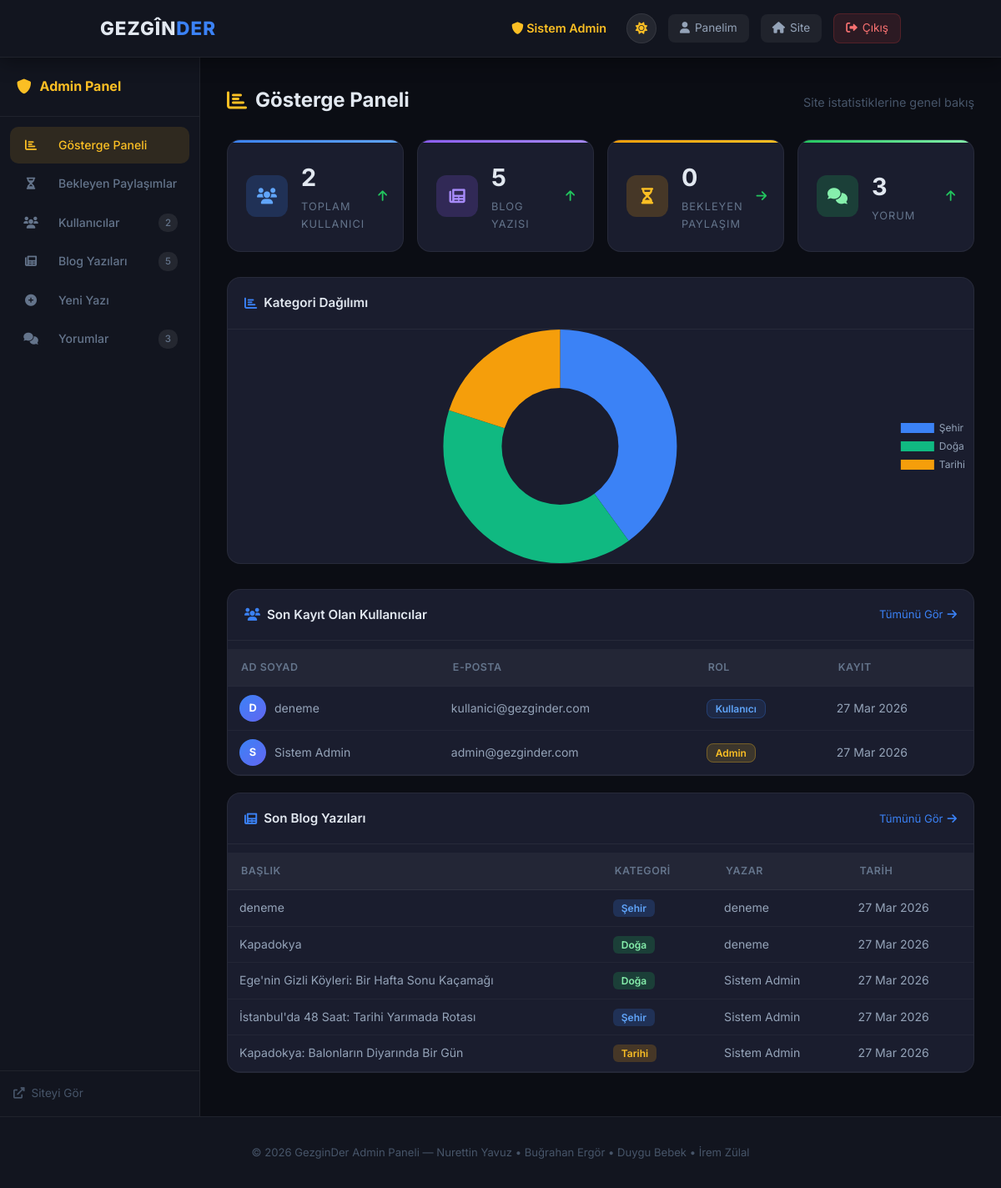
/admin.php (signed in), run on the app's committed database.
### tables this page shows
CREATE TABLE users (
        id INTEGER PRIMARY KEY AUTOINCREMENT,
        full_name TEXT NOT NULL,
        email TEXT UNIQUE NOT NULL,
        password_hash TEXT NOT NULL,
        role TEXT NOT NULL DEFAULT "user",
        avatar TEXT DEFAULT NULL,
        bio TEXT DEFAULT NULL,
        created_at TEXT NOT NULL
    , remember_token TEXT DEFAULT NULL);

CREATE TABLE blog_posts (
        id INTEGER PRIMARY KEY AUTOINCREMENT,
        title TEXT NOT NULL,
        slug TEXT UNIQUE NOT NULL,
        content TEXT NOT NULL,
        image_url TEXT DEFAULT NULL,
        category TEXT NOT NULL DEFAULT "genel",
        author_id INTEGER NOT NULL,
        views INTEGER DEFAULT 0,
        created_at TEXT NOT NULL,
        updated_at TEXT NOT NULL
    , status TEXT NOT NULL DEFAULT "approved", destination TEXT DEFAULT NULL, highlights TEXT DEFAULT NULL, season TEXT DEFAULT NULL, duration TEXT DEFAULT NULL, budget TEXT DEFAULT NULL);

### config.php (called while the page is built, shortened)
<?php
function currentUser(): ?array
{
    return $_SESSION['user'] ?? null;
}

### admin.php (the view, shortened to what this page needs)
<?php
require_once __DIR__ . '/config.php';
$pdo  = db();
$user = currentUser();
$tab     = $_GET['tab'] ?? 'dashboard';
$users    = $pdo->query('SELECT id, full_name, email, role, created_at FROM users ORDER BY id DESC')->fetchAll();
$posts    = $pdo->query('SELECT p.*, u.full_name as author FROM blog_posts p LEFT JOIN users u ON u.id=p.author_id WHERE p.status="approved" ORDER BY p.created_at DESC')->fetchAll();
$pendingPosts = $pdo->query('SELECT p.*, u.full_name as author FROM blog_posts p LEFT JOIN users u ON u.id=p.author_id WHERE p.status="pending" ORDER BY p.created_at DESC')->fetchAll();
$comments = $pdo->query('SELECT c.*, b.title as post_title, u.full_name as user_name FROM comments c LEFT JOIN blog_posts b ON b.id=c.post_id LEFT JOIN users u ON u.id=c.user_id ORDER BY c.created_at DESC')->fetchAll();
$totalUsers    = count($users);
$totalPosts    = count($posts);
$totalPending  = count($pendingPosts);
$totalComments = count($comments);
$categories = ['sehir'=>'Şehir','ulke'=>'Ülke','doga'=>'Doğa','tarih'=>'Tarihi','genel'=>'Genel'];
$catStats = [];
foreach ($posts as $p) {
    $c = $categories[$p['category']] ?? $p['category'];
    $catStats[$c] = ($catStats[$c] ?? 0) + 1;
}
$chartLabels = json_encode(array_keys($catStats));
$chartData = json_encode(array_values($catStats));
?>
<!DOCTYPE html>
<html lang="tr" data-theme="dark">
<head>
    <link rel="stylesheet" href="style.css">
    <link rel="stylesheet" href="https://cdnjs.cloudflare.com/ajax/libs/font-awesome/6.0.0/css/all.min.css">
</head>
<body class="admin-body">
    <header class="site-header admin-header">
        <nav class="navbar">
            <a href="index.php" class="logo">GEZGÎN<span>DER</span></a>
            <div class="admin-header-right">
                <span class="admin-welcome"><i class="fas fa-shield-alt"></i> <?= htmlspecialchars($user['full_name'], ENT_QUOTES) ?></span>
                <button class="theme-toggle" onclick="toggleTheme()" title="Temayı değiştir"><i class="fas fa-sun" id="theme-icon"></i></button>
                <a href="dashboard.php" class="btn-nav-sm"><i class="fas fa-user"></i> Panelim</a>
                <a href="index.php" class="btn-nav-sm"><i class="fas fa-home"></i> Site</a>
                <a href="#" class="btn-nav-sm btn-logout-sm" onclick="openLogoutModal(event)"><i class="fas fa-sign-out-alt"></i> Çıkış</a>
            </div>
        </nav>
    </header>
    <div class="admin-layout">
        <aside class="admin-sidebar">
            <div class="admin-brand">
                <i class="fas fa-shield-alt"></i>
                <span>Admin Panel</span>
            </div>
            <nav class="admin-nav">
                <a href="?tab=dashboard" class="admin-nav-item <?= $tab === 'dashboard' ? 'active' : '' ?>">
                    <i class="fas fa-chart-bar"></i> Gösterge Paneli
                </a>
                <a href="?tab=pending" class="admin-nav-item <?= $tab === 'pending' ? 'active' : '' ?>">
                    <i class="fas fa-hourglass-half"></i> Bekleyen Paylaşımlar
                </a>
                <a href="?tab=users" class="admin-nav-item <?= $tab === 'users' ? 'active' : '' ?>">
                    <i class="fas fa-users"></i> Kullanıcılar
                    <span class="admin-nav-count"><?= $totalUsers ?></span>
                </a>
                <a href="?tab=posts" class="admin-nav-item <?= $tab === 'posts' ? 'active' : '' ?>">
                    <i class="fas fa-newspaper"></i> Blog Yazıları
                    <span class="admin-nav-count"><?= $totalPosts ?></span>
                </a>
                <a href="?tab=add_post" class="admin-nav-item <?= $tab === 'add_post' ? 'active' : '' ?>">
                    <i class="fas fa-plus-circle"></i> Yeni Yazı
                </a>
                <a href="?tab=comments" class="admin-nav-item <?= $tab === 'comments' ? 'active' : '' ?>">
                    <i class="fas fa-comments"></i> Yorumlar
                    <span class="admin-nav-count"><?= $totalComments ?></span>
                </a>
            </nav>
            <div class="admin-sidebar-footer">
                <a href="index.php" class="admin-site-link"><i class="fas fa-external-link-alt"></i> Siteyi Gör</a>
            </div>
        </aside>
        <main class="admin-main">
            <?php if ($tab === 'dashboard'): ?>
                <div class="admin-page-header">
                    <h1><i class="fas fa-chart-bar"></i> Gösterge Paneli</h1>
                    <p>Site istatistiklerine genel bakış</p>
                </div>
                <div class="admin-stats-grid">
                    <div class="admin-stat-card stat-blue">
                        <div class="stat-icon"><i class="fas fa-users"></i></div>
                        <div class="stat-body"><span class="stat-num"><?= $totalUsers ?></span><span class="stat-label">Toplam Kullanıcı</span></div>
                        <div class="stat-trend"><i class="fas fa-arrow-up"></i></div>
                    </div>
                    <div class="admin-stat-card stat-purple">
                        <div class="stat-icon"><i class="fas fa-newspaper"></i></div>
                        <div class="stat-body"><span class="stat-num"><?= $totalPosts ?></span><span class="stat-label">Blog Yazısı</span></div>
                        <div class="stat-trend"><i class="fas fa-arrow-up"></i></div>
                    </div>
                    <div class="admin-stat-card stat-orange" style="cursor:pointer" onclick="location.href='?tab=pending'">
                        <div class="stat-icon"><i class="fas fa-hourglass-half"></i></div>
                        <div class="stat-body"><span class="stat-num"><?= $totalPending ?></span><span class="stat-label">Bekleyen Paylaşım</span></div>
                        <div class="stat-trend"><i class="fas fa-arrow-right"></i></div>
                    </div>
                    <div class="admin-stat-card stat-green">
                        <div class="stat-icon"><i class="fas fa-comments"></i></div>
                        <div class="stat-body"><span class="stat-num"><?= $totalComments ?></span><span class="stat-label">Yorum</span></div>
                        <div class="stat-trend"><i class="fas fa-arrow-up"></i></div>
                    </div>
                </div>
                <div class="admin-widget" style="margin-bottom: 30px;">
                    <div class="admin-widget-header">
                        <h3><i class="fas fa-chart-bar"></i> Kategori Dağılımı</h3>
                    </div>
                    <div style="height: 280px; display:flex; justify-content:center;">
                        <canvas id="categoryChart"></canvas>
                    </div>
                </div>
                <div class="admin-widget">
                    <div class="admin-widget-header">
                        <h3><i class="fas fa-users"></i> Son Kayıt Olan Kullanıcılar</h3>
                        <a href="?tab=users" class="admin-widget-link">Tümünü Gör <i class="fas fa-arrow-right"></i></a>
                    </div>
                    <table class="admin-table">
                        <thead><tr><th>Ad Soyad</th><th>E-posta</th><th>Rol</th><th>Kayıt</th></tr></thead>
                        <tbody>
                            <?php foreach (array_slice($users, 0, 5) as $u): ?>
                                <tr>
                                    <td>
                                        <div class="admin-user-mini">
                                            <div class="admin-mini-avatar"><?= mb_strtoupper(mb_substr($u['full_name'], 0, 1)) ?></div>
                                            <?= htmlspecialchars($u['full_name'], ENT_QUOTES) ?>
                                        </div>
                                    </td>
                                    <td><?= htmlspecialchars($u['email'], ENT_QUOTES) ?></td>
                                    <td><span class="role-badge role-<?= $u['role'] ?>"><?= $u['role'] === 'admin' ? 'Admin' : 'Kullanıcı' ?></span></td>
                                    <td><?= date('d M Y', strtotime($u['created_at'])) ?></td>
                                </tr>
                            <?php endforeach; ?>
                        </tbody>
                    </table>
                </div>
                <div class="admin-widget">
                    <div class="admin-widget-header">
                        <h3><i class="fas fa-newspaper"></i> Son Blog Yazıları</h3>
                        <a href="?tab=posts" class="admin-widget-link">Tümünü Gör <i class="fas fa-arrow-right"></i></a>
                    </div>
                    <table class="admin-table">
                        <thead><tr><th>Başlık</th><th>Kategori</th><th>Yazar</th><th>Tarih</th></tr></thead>
                        <tbody>
                            <?php foreach (array_slice($posts, 0, 5) as $p): ?>
                                <tr>
                                    <td><?= htmlspecialchars($p['title'], ENT_QUOTES) ?></td>
                                    <td><span class="cat-tag cat-<?= $p['category'] ?>"><?= $categories[$p['category']] ?? $p['category'] ?></span></td>
                                    <td><?= htmlspecialchars($p['author'] ?? '-', ENT_QUOTES) ?></td>
                                    <td><?= date('d M Y', strtotime($p['created_at'])) ?></td>
                                </tr>
                            <?php endforeach; ?>
                        </tbody>
                    </table>
                </div>
            <?php endif; ?>
        </main>
    </div>
    <footer class="credits-footer admin-footer">
        <p>© 2026 GezginDer Admin Paneli — Nurettin Yavuz • Buğrahan Ergör • Duygu Bebek • İrem Zülal</p>
    </footer>
    <script>
    document.addEventListener('DOMContentLoaded', function() {
        var ctx = document.getElementById('categoryChart');
        if (ctx) {
            new Chart(ctx, {
                type: 'doughnut',
                data: {
                    labels: <?= $chartLabels ?>,
                    datasets: [{
                        data: <?= $chartData ?>,
                        backgroundColor: ['#3b82f6', '#10b981', '#f59e0b', '#ef4444', '#8b5cf6', '#06b6d4'],
                        borderWidth: 0,
                        hoverOffset: 6
                    }]
                },
                options: {
                    responsive: true,
                    maintainAspectRatio: false,
                    plugins: {
                        legend: { position: 'right', labels: { color: '#94a3b8', font: {family:'Inter', size:12} } }
                    }
                }
            });
        }
    });
    </script>
</body>
</html>

### data on the page
users: full_name "Sistem Admin", full_name "S", email "admin@gezginder.com", role "Admin", created_at "27 Mar 2026"
users: full_name "D", full_name "deneme", email "kullanici@gezginder.com", role "Kullanıcı", created_at "27 Mar 2026"
blog_posts: title "deneme", category "Şehir", author.full_name "deneme", created_at "27 Mar 2026"
blog_posts: title "Kapadokya", category "Doğa", author.full_name "deneme", created_at "27 Mar 2026"
blog_posts: title "Ege'nin Gizli Köyleri: Bir Hafta Sonu Kaçamağı", category "Doğa", author.full_name "Sistem Admin", created_at "27 Mar 2026"
blog_posts: title "İstanbul'da 48 Saat: Tarihi Yarımada Rotası", category "Şehir", author.full_name "Sistem Admin", created_at "27 Mar 2026"
blog_posts: title "Kapadokya: Balonların Diyarında Bir Gün", category "Tarihi", author.full_name "Sistem Admin", created_at "27 Mar 2026"

### other printed values
$totalUsers "2"
$totalPosts "5"
$totalComments "3"
$totalPending "0"
chart data {{ $chartData }} [2,2,1]
